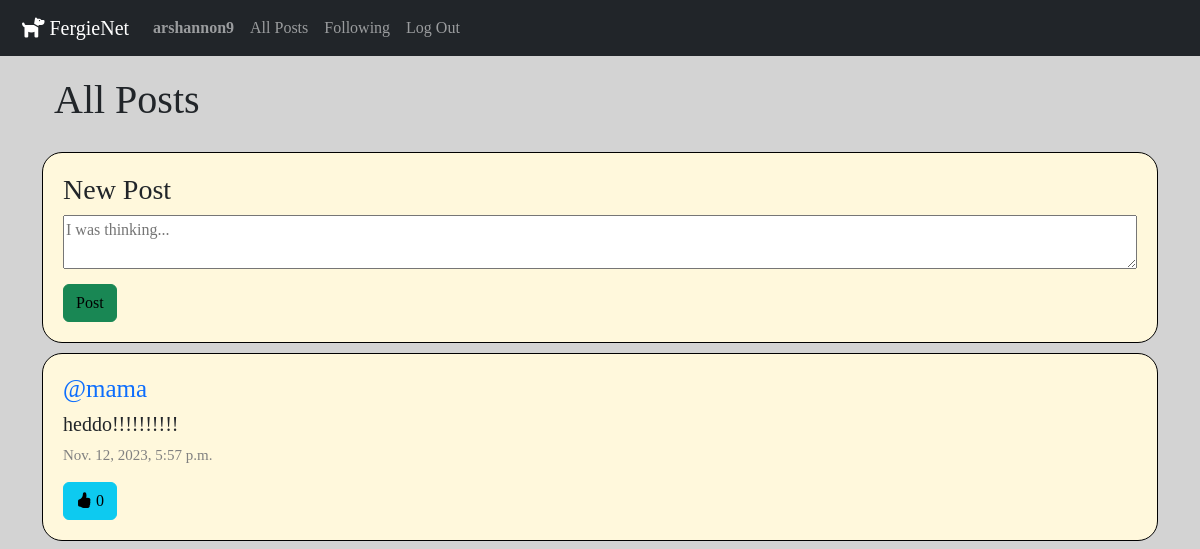
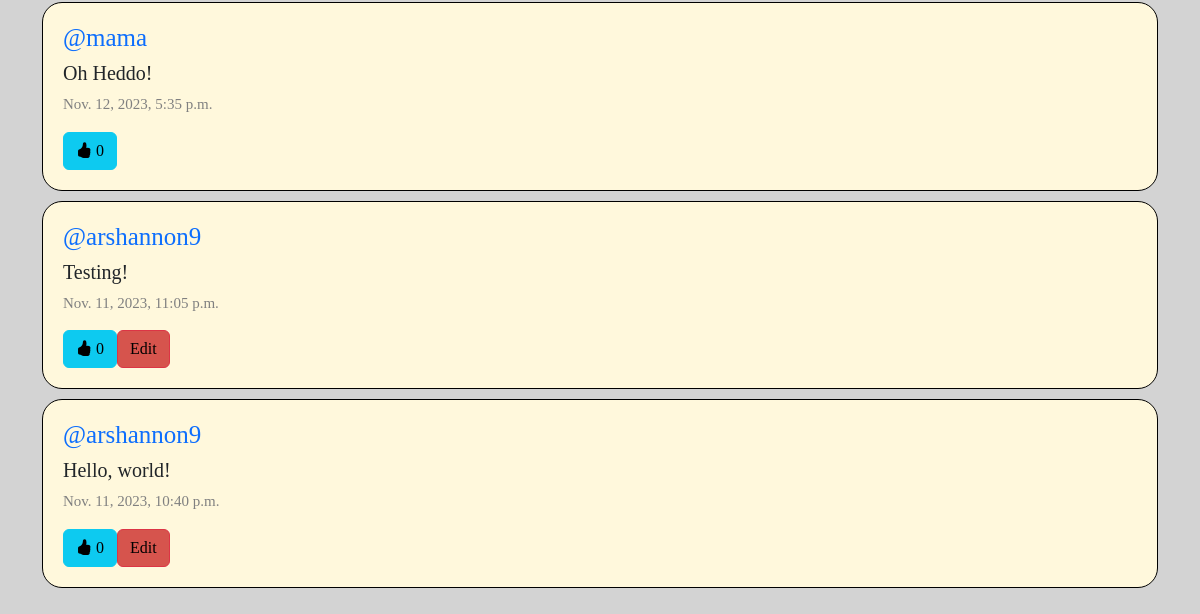
The app's page /?page=2 (signed in), older data (2 pictures, top to bottom).
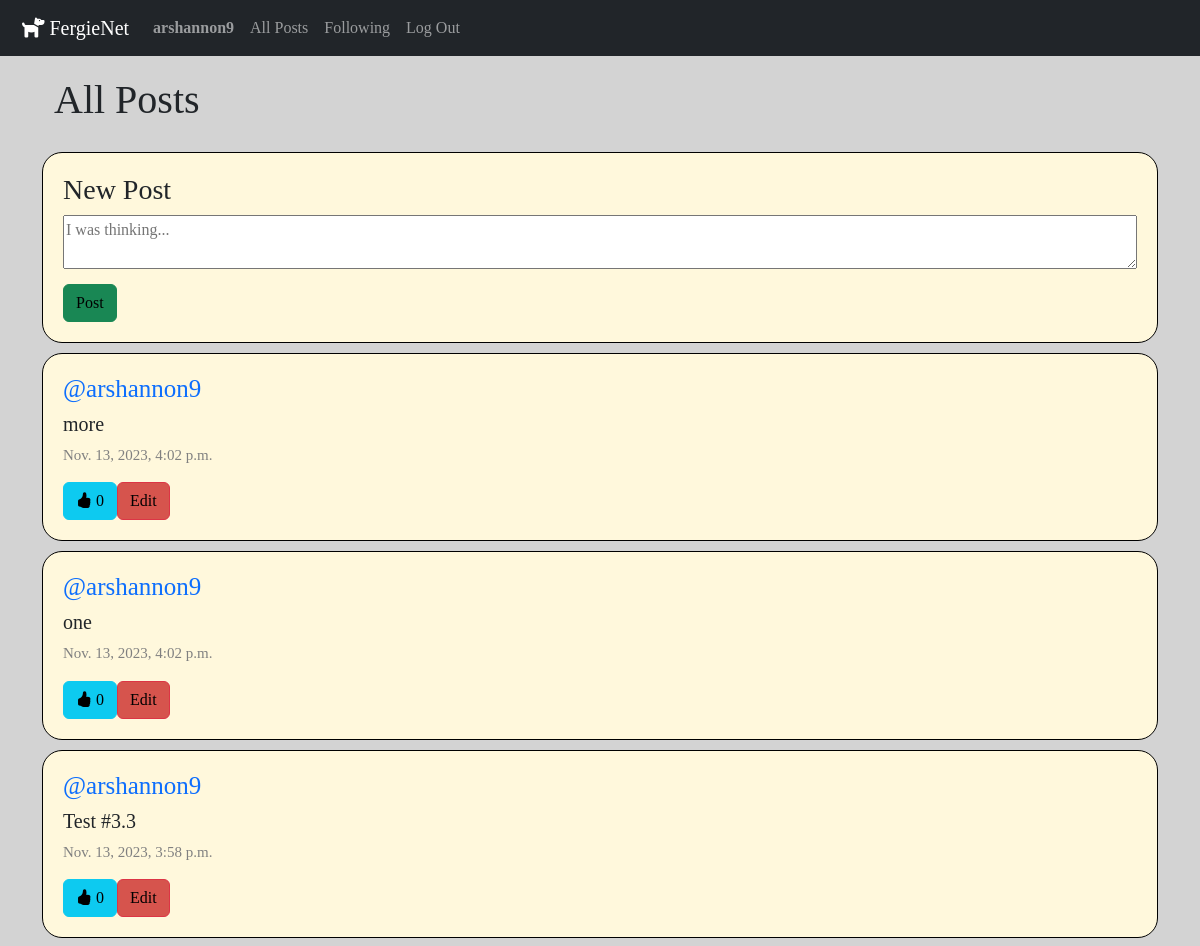
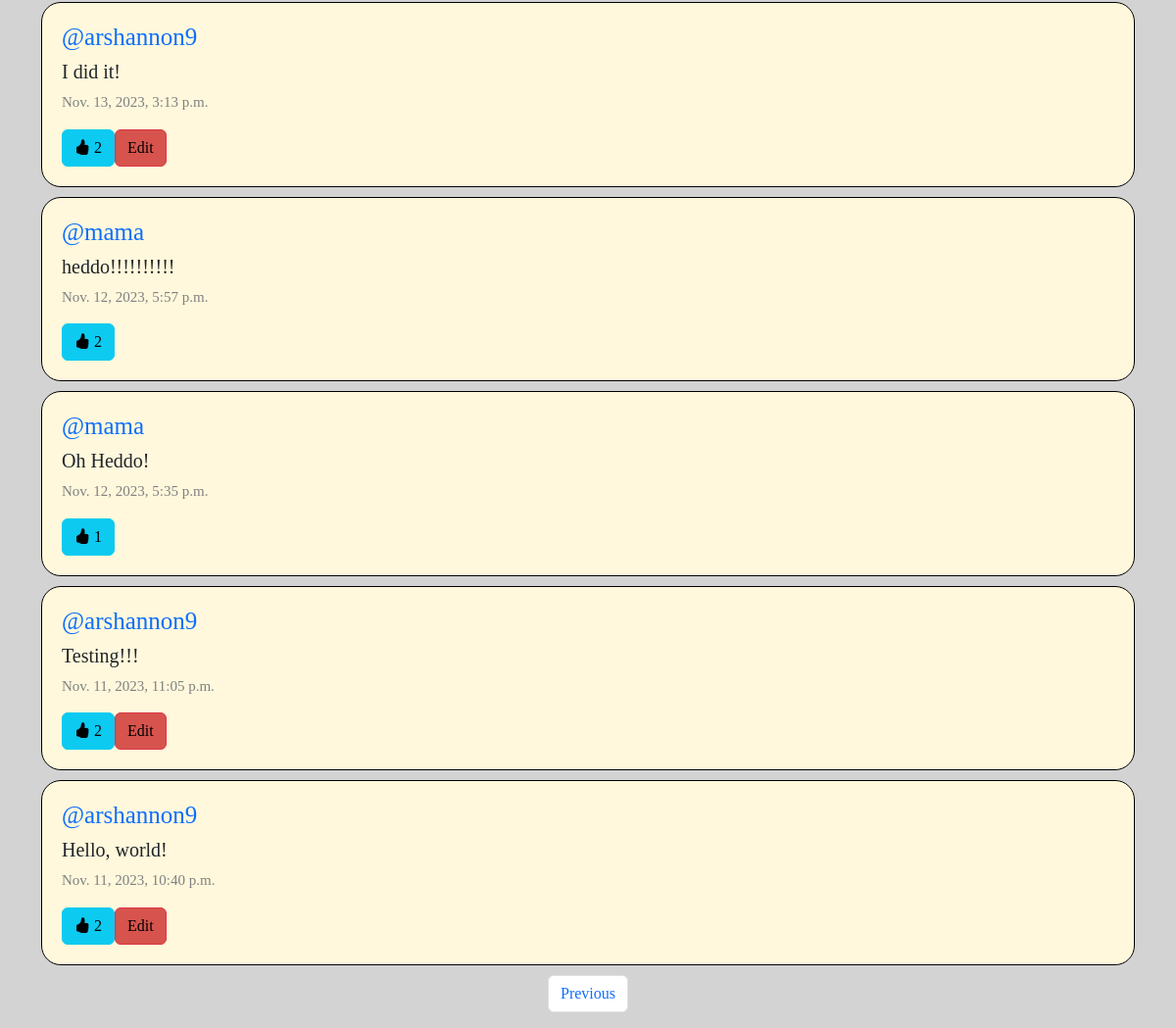
The same page, newer data (2 pictures, top to bottom).
### network/models.py (models this page shows, shortened)
class Post(models.Model):
    user = models.ForeignKey(User, on_delete=models.CASCADE, related_name='author')
    content = models.CharField(max_length=280)
    date = models.DateTimeField(auto_now_add=True)
    like_count = models.IntegerField(default=0)

class User(AbstractUser):
    pass

### network/views.py (the view)
# urls.py: path("", views.index, name="index"),
def index(request):
    if request.user.is_authenticated:
        all_posts = Post.objects.all().order_by("id").reverse()
        paginator = Paginator(all_posts, 10)
        page_number = request.GET.get("page")
        page_posts = paginator.get_page(page_number)
        all_likes = Like.objects.all()
        user_likes = []
        try:
            for like in all_likes:
                if like.user_liking.id == request.user.id:
                    user_likes.append(like.post_liked.id)
        except:
            user_likes = []
        return render(request, "network/index.html", {
            "all_posts": all_posts,
            "page_posts": page_posts,
            "user_likes": user_likes
        })
    else:
        return HttpResponseRedirect(reverse("login"))

### network/templates/network/index.html (shortened to what this page needs)
{% extends "network/layout.html" %} {% block body %}
<div class="container-lg page-display">
  <div class="container-lg header">
    <h1>All Posts</h1>
  </div>
  {% if user.is_authenticated %}
  <form
    class="container-lg new-post-form"
    action="{% url 'new_post' %}"
    method="POST"
  >
    <h3>New Post</h3>
    <textarea
      class="new-post-content"
      name="content"
      row="6"
      placeholder="I was thinking..."
    ></textarea>
    <input type="submit" value="Post" class="btn btn-success" />
  </form>
  {% endif %}
  <div class="all-posts">
    {% for post in page_posts %}
    <div class="container-lg post-display">
      <h5 class="post-user"><a href="{% url 'profile' user_id=post.user.id %}" class="post-user-link">@{{ post.user }}</a></h5>
      <h6 class="post-content" id="content_{{ post.id }}">{{ post.content }}</h6>
      <p class="post-date">{{ post.date }}</p>
      <div class="post-buttons">
      {% if user.is_authenticated %}
        <button class="btn btn-info bi bi-hand-thumbs-up-fill" id="{{ post.id }}" onclick="likeHandler({{ post.id }}, {{ user_likes }})"> <span id="like_count_display_{{ post.id }}">{{ post.like_count }}</span></button>
        {% if user == post.user %}
        <div class="edit-button">
          <button class="btn btn-danger" data-bs-toggle="modal" data-bs-target="#modal_edit_post_{{ post.id }}">Edit</button>
        </div>
        {% endif %}
      {% endif %}
    </div>
    </div>
    {% endfor %}
  </div>
  <nav aria-label="Page navigation">
    <ul class="pagination">
      {% if page_posts.has_previous %}
      <li class="page-item">
        <a class="page-link" href="?page={{ page_posts.previous_page_number }}">Previous</a>
      </li>
      {% endif %}
    </ul>
  </nav>
</div>
{% endblock %}

Row changes from the older to the newer data that the page shows:
added Post: user "arshannon9", content "more", date "Nov. 13, 2023, 4:02 p.m.", like_count "0"
added Post: user "arshannon9", content "one", date "Nov. 13, 2023, 4:02 p.m.", like_count "0"
added Post: user "arshannon9", content "Test #3.3", date "Nov. 13, 2023, 3:58 p.m.", like_count "0"
added Post: user "arshannon9", content "I did it!", date "Nov. 13, 2023, 3:13 p.m.", like_count "2"
changed Post "heddo!!!!!!!!!!": like_count "0" → "2"
computed for Post "Oh Heddo!": like_count "0" → "1"
changed Post: content "Testing!" → "Testing!!!"; like_count "0" → "2"
changed Post "Hello, world!": like_count "0" → "2"
Text that changed along with them:
text now shown: "Previous"
